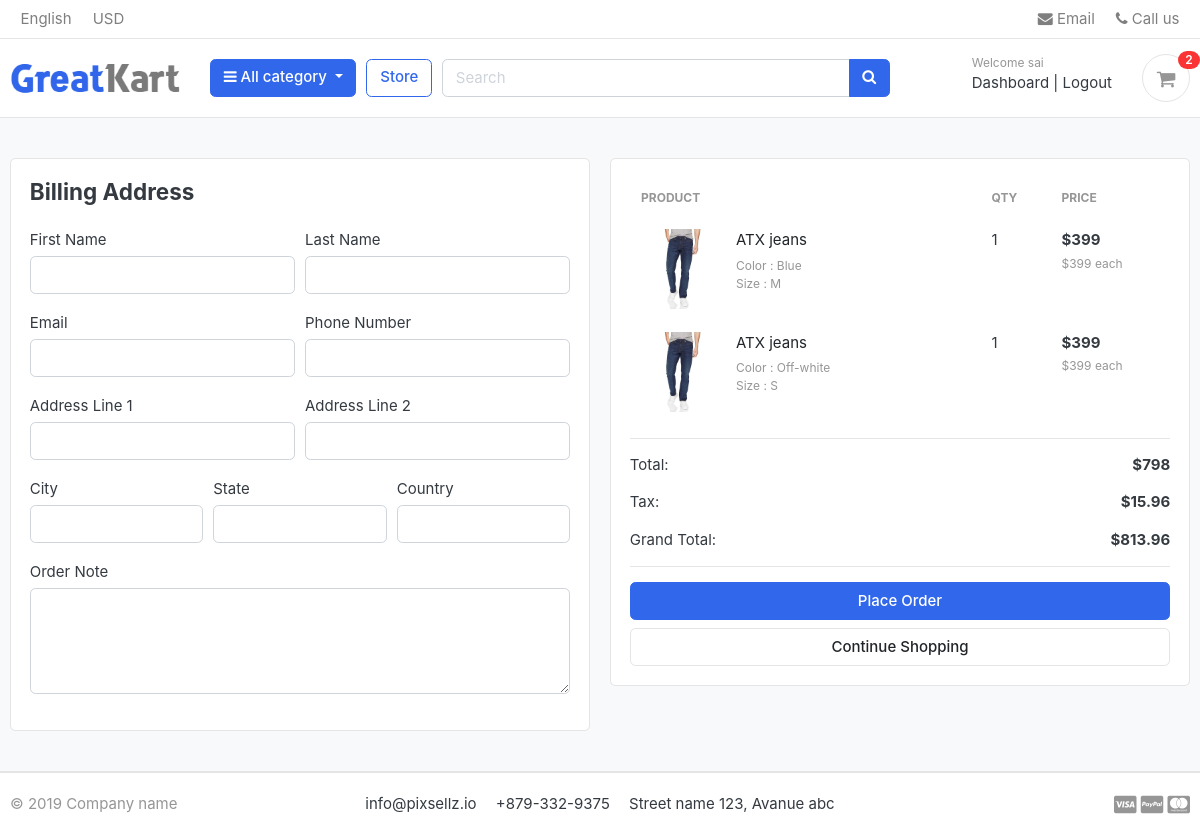
The page /cart/checkout/ (signed in) on the database as committed earlier.
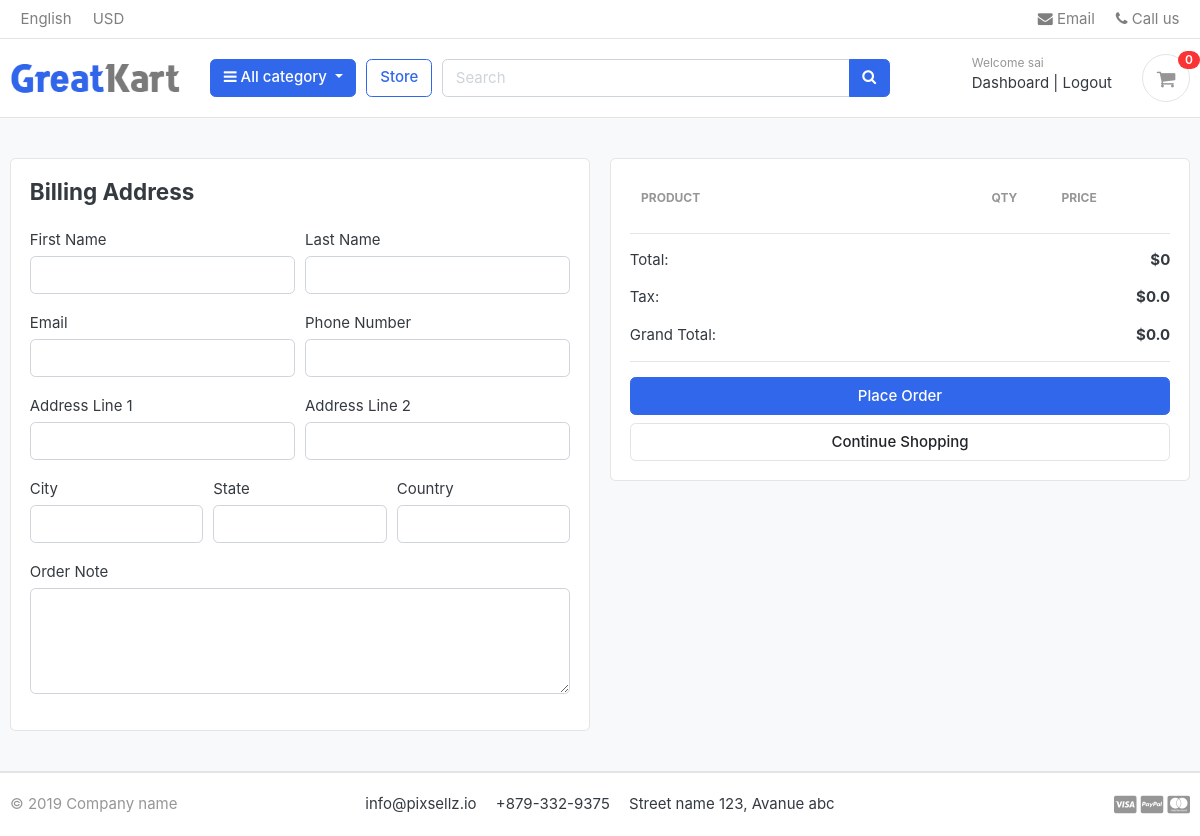
The same page on the database as committed later.
### carts/models.py (models this page shows, shortened)
class CartItem(models.Model):
    user = models.ForeignKey(Account,on_delete=models.CASCADE,null= True )
    product = models.ForeignKey(Product,on_delete=models.CASCADE)
    variation= models.ManyToManyField(Variation, blank=True)
    cart = models.ForeignKey(Cart,on_delete=models.CASCADE, null=True)
    quantity = models.IntegerField()
    is_active = models.BooleanField(default=True)
    def sub_total(self):
        return self.product.price * self.quantity

class Variation(models.Model):
    product = models.ForeignKey(Product,on_delete=models.CASCADE)
    variation_category = models.CharField(max_length=100,choices= variation_category_values)
    variation_value = models.CharField(max_length=100)
    is_active = models.BooleanField(default=True)
    created_date = models.DateField(auto_now_add=True)
    objects = VariationManager()

### store/models.py (models this page shows, shortened)
class Product(models.Model):
    product_name = models.CharField(max_length=200, unique= True)
    slug = models.SlugField(max_length=230, unique= True)
    description  = models.TextField(max_length=500, blank= True)
    price = models.IntegerField()
    image = models.ImageField(upload_to='photos/categories')
    stock = models.IntegerField()
    is_available = models.BooleanField(default=True)
    category = models.ForeignKey(Category, on_delete=models.CASCADE)
    created_date = models.DateTimeField(auto_now_add=True)
    modified_date = models.DateTimeField(auto_now=True)
    def get_url(self):
        return reverse('product_detail',args=[self.category.slug,self.slug])

### carts/views.py (the view)
# urls.py: path('checkout/',views.checkout,name="checkout")
@login_required(login_url='login')
def checkout(request):
    total = 0
    quantity = 0
    tax = 0
    grand_total = 0
    cart_items = []
    try:
        if request.user.is_authenticated:
                cart_items = CartItem.objects.filter(user=request.user,is_active = True)
        else:
                cart = Cart.objects.get(cart_id = _cart_id(request))
                cart_items = CartItem.objects.filter(cart=cart,is_active = True)
        for cart_item in cart_items:
                total += cart_item.product.price * cart_item.quantity
                quantity += cart_item.quantity
        tax = (2 * total) / 100
        grand_total = total + tax
    except ObjectDoesNotExist:
            pass
    context = {
            "total": total,
            "quantity": quantity,
            "cart_items": cart_items,
            "tax": tax,
            "grand_total": grand_total,
        }
    return render(request,'store/checkout.html',context)

### carts/context_processors.py (called while the page is built)
def counter(request):
    cart_count = 0
    if 'admin' in request.path:
        return {}
    try:
        cart = Cart.objects.filter(cart_id = _cart_id(request))
        if request.user.is_authenticated:
            cart_items = CartItem.objects.all().filter(user=request.user)
        else:
            cart_items = CartItem.objects.all().filter(cart= cart[:1])
        for cart_item in cart_items:
            cart_count += cart_item.quantity
    except Cart.DoesNotExist:
        cart_count = 0
    return dict(cart_count=cart_count)

### carts/views.py (called while the page is built)
def _cart_id(request):
    cart = request.session.session_key
    if not cart:
        cart = request.session.create()
    return cart

### category/context_processors.py (called while the page is built)
def menu_links(request):
    return {"links" : Category.objects.all()}

### category/models.py (called while the page is built)
    def get_url(self):
        return reverse('products_by_category',args=[self.slug])

### templates/store/checkout.html (shortened to what this page needs)
{% extends 'base.html' %}
{% block content %}
{% load static %}
<section class="section-content padding-y bg">
<div class="container">
<div class="row">
	<aside class="col-lg-6">
<div class="card">
	<div class="card-body">
		<h4 class="card=title mb-4">Billing Address</h4>
<form action="{% url 'place_order' %}" method="POST">
    <div class="form-row">
        <div class="col form-group">
            <label>First Name</label>
            <input type="text" name="first_name" class="form-control" required>
        </div>
        <div class="col form-group">
            <label>Last Name</label>
            <input type="text" name="last_name" class="form-control" required>
        </div>
    </div>
    <div class="form-row">
        <div class="col form-group">
            <label>Email</label>
            <input type="email" name="email" class="form-control" required>
        </div>
        <div class="col form-group">
            <label>Phone Number</label>
            <input type="text" name="phone" class="form-control" required>
        </div>
    </div>
    <div class="form-row">
        <div class="col form-group">
            <label>Address Line 1</label>
            <input type="text" name="address_line_1" class="form-control" required>
        </div>
        <div class="col form-group">
            <label>Address Line 2</label>
            <input type="text" name="address_line_2" class="form-control">
        </div>
    </div>
    <div class="form-row">
        <div class="col form-group">
            <label>City</label>
            <input type="text" name="city" class="form-control" required>
        </div>
        <div class="col form-group">
            <label>State</label>
            <input type="text" name="state" class="form-control" required>
        </div>
        <div class="col form-group">
            <label>Country</label>
            <input type="text" name="country" class="form-control" required>
        </div>
    </div>
    <div class="form-group">
        <label>Order Note</label>
        <textarea name="order_note" rows="4" class="form-control"></textarea>
    </div>
	</div>
</div>
	</aside>
	<aside class="col-lg-6">
<div class="card">
<div class="card-body">
<table class="table table-borderless">
    <thead class="text-muted">
        <tr class="small text-uppercase">
            <th>Product</th>
            <th width="70">Qty</th>
            <th width="120">Price</th>
        </tr>
    </thead>
    <tbody>
    {% for cart_item in cart_items %}
    <tr>
        <td>
            <figure class="itemside">
                <div class="aside">
                    <img src="{{ cart_item.product.image.url }}" class="img-sm">
                </div>
                <figcaption class="info">
                    <a href="{{ cart_item.product.get_url }}" class="title text-dark">
                        {{ cart_item.product.product_name }}
                    </a>
                    <p class="text-muted small">
                        {% for item in cart_item.variation.all %}
                            {{ item.variation_category|capfirst }} :
                            {{ item.variation_value|capfirst }} <br>
                        {% endfor %}
                    </p>
                </figcaption>
            </figure>
        </td>
        <td>
            {{ cart_item.quantity }}
        </td>
        <td>
            <strong>${{ cart_item.sub_total }}</strong><br>
            <small class="text-muted">${{ cart_item.product.price }} each</small>
        </td>
    </tr>
    {% endfor %}
    </tbody>
</table>
<hr>
<p class="d-flex justify-content-between">
    <span>Total:</span>
    <strong>${{ total }}</strong>
</p>
<p class="d-flex justify-content-between">
    <span>Tax:</span>
    <strong>${{ tax }}</strong>
</p>
<p class="d-flex justify-content-between">
    <span>Grand Total:</span>
    <strong>${{ grand_total }}</strong>
</p>
<hr>
<button type="submit" class="btn btn-primary btn-block">
    Place Order
</button>
<a href="{% url 'store' %}" class="btn btn-light btn-block">
    Continue Shopping
</a>
</div>
</div>
</aside>
</div>
</div>
</section>
{% endblock %}

### templates/includes/navbar.html (shortened to what this page needs)
{% load static %}
<header class="section-header">
<nav class="navbar p-md-0 navbar-expand-sm navbar-light border-bottom">
<div class="container">
  <div class="collapse navbar-collapse" id="navbarTop4">
    <ul class="navbar-nav mr-auto">
    	<li class="nav-item dropdown">
		 	<a href="#" class="nav-link">   English </a>
		</li>
		<li class="nav-item dropdown">
			<a href="#" class="nav-link"> USD </a>
		</li>
    </ul>
    <ul class="navbar-nav">
		<li><a href="#" class="nav-link"> <i class="fa fa-envelope"></i> Email </a></li>
		<li><a href="#" class="nav-link"> <i class="fa fa-phone"></i> Call us </a></li>
	</ul>
  </div>
</div>
</nav>
<section class="header-main border-bottom">
	<div class="container">
<div class="row align-items-center">
	<div class="col-lg-2 col-md-3 col-6">
		<a href="{% url 'home' %}" class="brand-wrap">
			<img class="logo" src="{% static './images/logo.png' %}">
		</a>
	</div>
	<div class="col-lg col-sm col-md col-6 flex-grow-0">
		<div class="category-wrap dropdown d-inline-block float-right">
			<button type="button" class="btn btn-primary dropdown-toggle" data-toggle="dropdown">
				<i class="fa fa-bars"></i> All category
			</button>
		</div>
	</div>
	<a href="{% url 'store' %}" class="btn btn-outline-primary">Store</a>
	<div class="col-lg  col-md-6 col-sm-12 col">
		<form action="{% url 'search' %}" method="GET" class="search">
			<div class="input-group w-100">
			    <input type="text" class="form-control" style="width:60%;" placeholder="Search" name="keyword">
			    <div class="input-group-append">
			      <button class="btn btn-primary" type="submit">
			        <i class="fa fa-search"></i>
			      </button>
			    </div>
		    </div>
		</form>
	</div>
	<div class="col-lg-3 col-sm-6 col-8 order-2 order-lg-3">
				<div class="d-flex justify-content-end mb-3 mb-lg-0">
				{% if user.id is not None %}
					<div class="widget-header">
							<small class="title text-muted">Welcome {{user.first_name}}</small>
							<div>
								<a href="{% url 'dashboard' %}">Dashboard</a> <span class="dark-transp"> | </span>
								<a href="{% url 'logout' %}">Logout</a>
							</div>
						</div>
				{% endif %}
					<a href="{% url 'cart' %}" class="widget-header pl-3 ml-3">
						<div class="icon icon-sm rounded-circle border"><i class="fa fa-shopping-cart"></i></div>
						<span class="badge badge-pill badge-danger notify">{{ cart_count }}</span>
					</a>
				</div>
			</div>
</div>
	</div>
</section>
</header>

Rows that differ between the two databases and show on the page:
removed CartItem: product.image (picture), product.product_name "ATX jeans", quantity "1", sub_total "399", product.price "399"
no longer on this page (row unchanged): Variation: variation_category "Color", variation_value "Blue", shown under "ATX jeans"
no longer on this page (row unchanged): Variation: variation_category "Size", variation_value "M", shown under "ATX jeans"
removed CartItem: product.image (picture), product.product_name "ATX jeans", quantity "1", sub_total "399", product.price "399"
no longer on this page (row unchanged): Variation: variation_category "Color", variation_value "Off-white", shown under "ATX jeans"
no longer on this page (row unchanged): Variation: variation_category "Size", variation_value "S", shown under "ATX jeans"
Other text that changed with them:
{{ cart_count }}: "2" → "0"
{{ total }}: "798" → "0"
{{ tax }}: "15.96" → "0.0"
{{ grand_total }}: "813.96" → "0.0"
